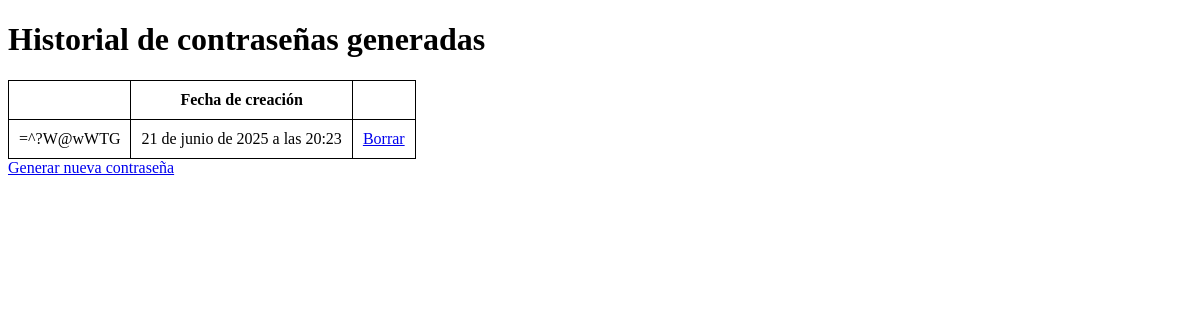
The app's page /, older data.
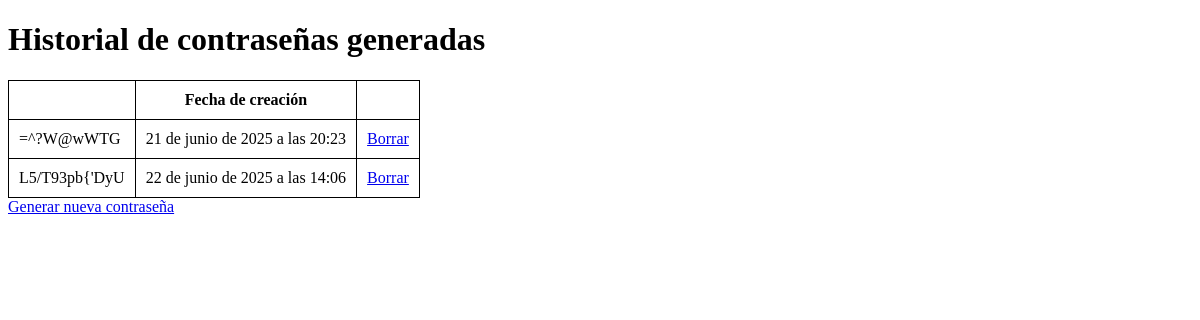
The same page, newer data.
### App/models.py (models this page shows, shortened)
class Password(models.Model):
    password = models.CharField(max_length=255, unique=True)
    created_at = models.DateTimeField(auto_now_add=True)

### App/views.py (the view)
# urls.py: path('', views.PasswordListView.as_view(), name='lista'),
class PasswordListView(ListView):
    model = Password
    context_object_name = 'passwords'
    template_name = 'password_list.html'

### templates/password_list.html (shortened to what this page needs)
<!DOCTYPE html>
<html lang="es">
<head>
</head>
<body>
<div>
    <h1>Historial de contraseñas generadas</h1>
    {% if passwords %}
    <table>
        <thead>
        <tr>
            <th></th>
            <th>Fecha de creación</th>
            <th></th>
        </tr>
        </thead>
        <tbody>
        {% for password in passwords %}
        <tr>
            <td>{{ password.password }}</td>
            <td>{{ password.created_at }}</td>
            <td><a href="{% url 'eliminar_contraseña' password.id %}">Borrar</a></td>
        </tr>
        </tbody>
        {% endfor %}
    </table>
    {% else %}
    <p>No hay contraseñas generadas todavía.</p>
    {% endif %}
    <a href="{% url 'crear_contraseña' %}">Generar nueva contraseña</a>
</div>
</body>
</html>

Row changes from the older to the newer data that the page shows:
added Password: password "L5/T93pb{'DyU", created_at "22 de junio de 2025 a las 14:06"
